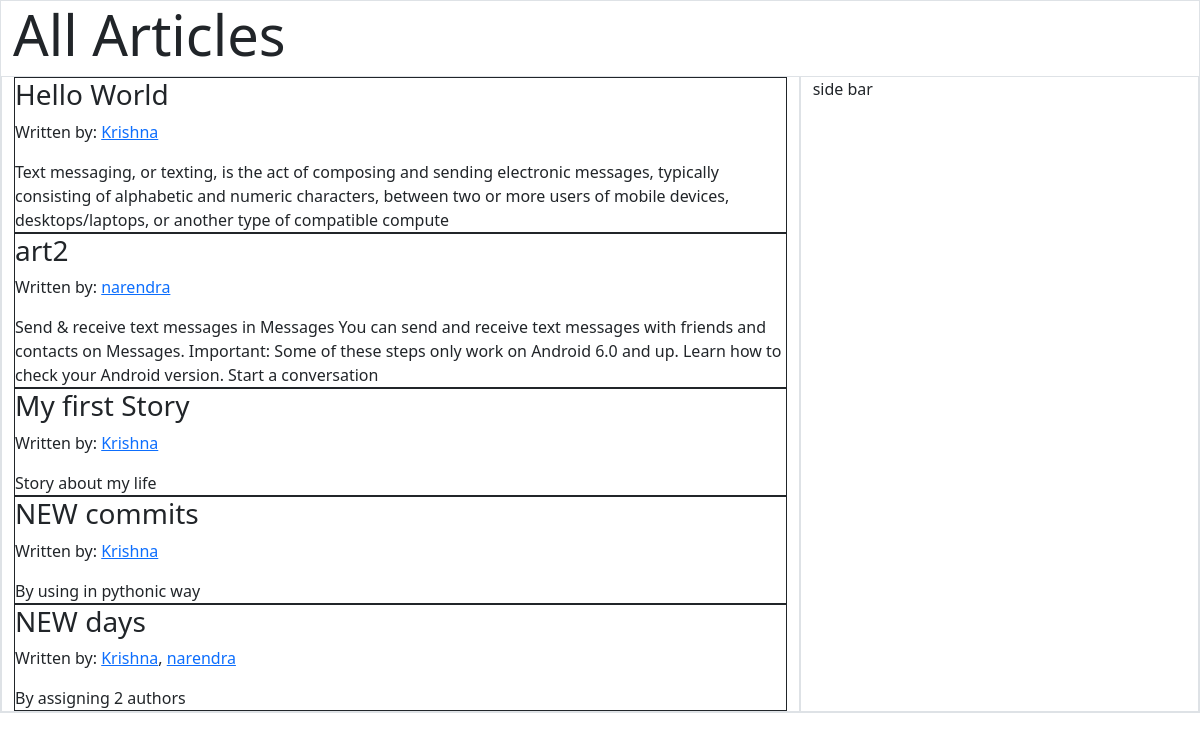
The page / on the database its author committed.
### application/models.py (models this page shows)
class Article(db.Model):
    __tablename__ = 'article'
    article_id = db.Column(db.Integer, primary_key=True, autoincrement=True)
    title = db.Column(db.String, unique=True)
    content = db.Column(db.String, unique=True)
    authors = db.relationship("User", secondary="article_authors")

class User(db.Model):
    __tablename__ = 'user'
    user_id = db.Column(db.Integer, autoincrement=True, primary_key=True)
    username = db.Column(db.String, unique=True)
    email = db.Column(db.String, unique=True)

### application/controllers.py (the view)
@app.route("/", methods=["GET", "POST"])
def articles():
    articles = Article.query.all()
    return render_template("articles.html", articles=articles)

### templates/articles.html (shortened to what this page needs)
<!DOCTYPE html>
<html lang="en">
<head>
    <link href="https://cdn.jsdelivr.net/npm/bootstrap@5.2.0/dist/css/bootstrap.min.css" rel="stylesheet">
</head>
<body>
    <div class="container-fluid border">
        <div class="jumbotron">
            <h1 class="display-4 fw "> All Articles  </h1>
        </div>
        <div class="row">
            <div class="col-md-8 border">
                {% for article in articles %}
                <div class="border border-dark">
                    <h3>{{ article["title"] }}</h3>
                    <p>Written by:
                        {% for author in article["authors"] %}
                        <a href='/articles_by/{{ author["username"] }}'>{{ author["username"] }}</a>{% if not loop.last %},{% endif %}
                        {% endfor %}
                    </p>
                    {{ article["content"] }}
                </div>
                {% endfor %}
            </div>
            <div class="col-md-4 border">
                side bar
            </div>
        </div>
    </div>
</body>
</html>

### rows shown on the page
Article: title "Hello World", content "Text messaging, or texting, is the act of composing and sending electronic messages, typically consisting of alphabetic and numeric characters, between two or more users of mobile devices, desktops/laptops, or another type of compatible compute"
User: username "Krishna"
Article: title "art2", content "Send & receive text messages in Messages You can send and receive text messages with friends and contacts on Messages. Important: Some of these steps only work on Android 6.0 and up. Learn how to check your Android version. Start a conversation"
User: username "narendra"
Article: title "My first Story", content "Story about my life"
Article: title "NEW commits", content "By using in pythonic way"
Article: title "NEW days", content "By assigning 2 authors"
